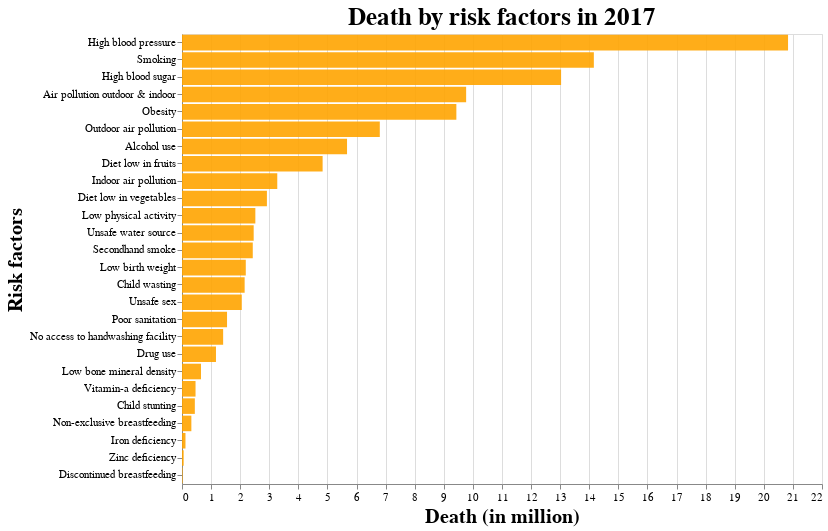

The notebook cell saved with this chart:
### Code cell
bar_chart

### Figure 1 — Vega-Lite specification as saved in the notebook (floating-point values rounded to 4 significant figures)
{"$schema": "https://vega.github.io/schema/vega-lite/v3.4.0.json", "config": {"axis": {"labelFontSize": 11, "titleFontSize": 20}, "mark": {"tooltip": null}, "title": {"fontSize": 25}, "view": {"height": 300, "width": 400}}, "data": {"name": "data-20ffc8fe493fbe1740539a3d40b21ab4"}, "datasets": {"data-20ffc8fe493fbe1740539a3d40b21ab4": [{"Death": 20830000.0, "Death (in million)": 20.83, "Risk_factors": "High blood pressure", "Year": 395332}, {"Death": 14160000.0, "Death (in million)": 14.16, "Risk_factors": "Smoking", "Year": 395332}, {"Death": 13030000.0, "Death (in million)": 13.03, "Risk_factors": "High blood sugar", "Year": 395332}, {"Death": 9767000.0, "Death (in million)": 9.767, "Risk_factors": "Air pollution outdoor & indoor", "Year": 395332}, {"Death": 9431000.0, "Death (in million)": 9.431, "Risk_factors": "Obesity", "Year": 395332}, {"Death": 6799000.0, "Death (in million)": 6.799, "Risk_factors": "Outdoor air pollution", "Year": 395332}, {"Death": 5673000.0, "Death (in million)": 5.673, "Risk_factors": "Alcohol use", "Year": 395332}, {"Death": 4834000.0, "Death (in million)": 4.834, "Risk_factors": "Diet low in fruits", "Year": 395332}, {"Death": 3275000.0, "Death (in million)": 3.275, "Risk_factors": "Indoor air pollution", "Year": 395332}, {"Death": 2919000.0, "Death (in million)": 2.919, "Risk_factors": "Diet low in vegetables", "Year": 395332}, {"Death": 2521000.0, "Death (in million)": 2.521, "Risk_factors": "Low physical activity", "Year": 395332}, {"Death": 2464000.0, "Death (in million)": 2.464, "Risk_factors": "Unsafe water source", "Year": 395332}, {"Death": 2433000.0, "Death (in million)": 2.433, "Risk_factors": "Secondhand smoke", "Year": 395332}, {"Death": 2193000.0, "Death (in million)": 2.193, "Risk_factors": "Low birth weight", "Year": 395332}, {"Death": 2153000.0, "Death (in million)": 2.153, "Risk_factors": "Child wasting", "Year": 395332}, {"Death": 2055000.0, "Death (in million)": 2.055, "Risk_factors": "Unsafe sex", "Year": 395332}, {"Death": 1548000.0, "Death (in million)": 1.548, "Risk_factors": "Poor sanitation", "Year": 395332}, {"Death": 1414000.0, "Death (in million)": 1.414, "Risk_factors": "No access to handwashing facility", "Year": 395332}, {"Death": 1168000.0, "Death (in million)": 1.168, "Risk_factors": "Drug use", "Year": 395332}, {"Death": 653300.0, "Death (in million)": 0.6533, "Risk_factors": "Low bone mineral density", "Year": 395332}, {"Death": 465400.0, "Death (in million)": 0.4654, "Risk_factors": "Vitamin-a deficiency", "Year": 395332}, {"Death": 441200.0, "Death (in million)": 0.4412, "Risk_factors": "Child stunting", "Year": 395332}, {"Death": 321800.0, "Death (in million)": 0.3218, "Risk_factors": "Non-exclusive breastfeeding", "Year": 395332}, {"Death": 119700.0, "Death (in million)": 0.1197, "Risk_factors": "Iron deficiency", "Year": 395332}, {"Death": 57170.0, "Death (in million)": 0.05717, "Risk_factors": "Zinc deficiency", "Year": 395332}, {"Death": 20010.0, "Death (in million)": 0.02001, "Risk_factors": "Discontinued breastfeeding", "Year": 395332}]}, "encoding": {"opacity": {"condition": {"selection": "selector017", "value": 0.9}, "value": 0.2}, "tooltip": [{"field": "Risk_factors", "type": "nominal"}, {"field": "Death (in million)", "type": "quantitative"}], "x": {"field": "Death (in million)", "title": "Death (in million)", "type": "quantitative"}, "y": {"field": "Risk_factors", "sort": {"field": "death", "op": "mean", "order": "ascending"}, "title": "Risk factors", "type": "nominal"}}, "height": 450, "mark": {"color": "orange", "type": "bar"}, "selection": {"selector017": {"type": "single"}}, "title": "Death by risk factors in 2017", "width": 640}
